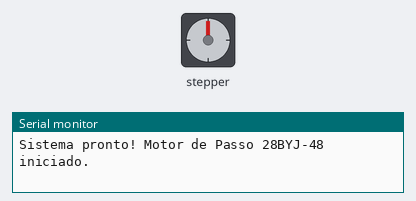
The sketch below on a simulated Arduino Uno, built with avr-gcc and run on an emulated ATmega328P. On the bench: stepper motor, the last lines printed to the serial monitor. Stepper angles assume 2048 steps per turn.

Above: at 0.05 s.
At 2.55 s:
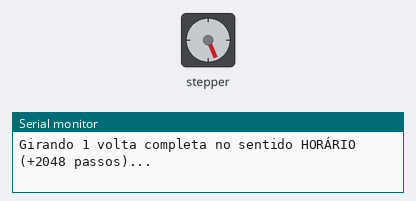
At 5.05 s:
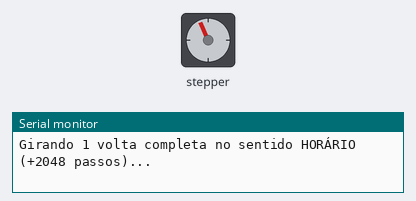
At 10.95 s:
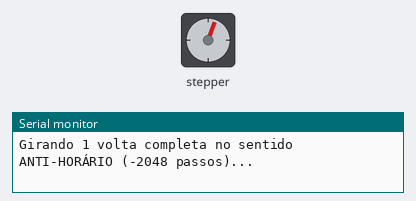
Timing chart, 0 to 15.7 s (numbered marks = the images above):
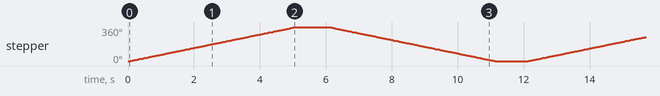

The sketch:

p47_motor_de_passo_de_precisao.ino
```cpp
/*
 * Projeto 47: Motor de Passo de Precisão
 * O que faz: Comanda o motor de passo 28BYJ-48 + driver ULN2003 dando 1 volta horária e 1 anti-horária.
 * Ligações: D8 (IN1), D9 (IN2), D10 (IN3), D11 (IN4), 5V (+), GND (-)
 * Bibliotecas: Stepper (Arduino)
 * Material: 80 Projetos Arduino
 */

#include <Stepper.h>

const byte PINO_IN1 = 8;  // Bobina 1 no driver ULN2003
const byte PINO_IN2 = 9;  // Bobina 2 no driver ULN2003
const byte PINO_IN3 = 10; // Bobina 3 no driver ULN2003
const byte PINO_IN4 = 11; // Bobina 4 no driver ULN2003

const int PASSOS_POR_VOLTA = 2048;
const int VELOCIDADE_RPM = 12; // AJUSTE AQUI: mantenha entre 5 e 15 RPM

// Importante: no 28BYJ-48 com a biblioteca Stepper, a ordem dos pinos no construtor é IN1, IN3, IN2, IN4!
Stepper motor(PASSOS_POR_VOLTA, PINO_IN1, PINO_IN3, PINO_IN2, PINO_IN4);

void setup() {
  Serial.begin(9600);
  motor.setSpeed(VELOCIDADE_RPM);
  Serial.println(F("Sistema pronto! Motor de Passo 28BYJ-48 iniciado."));
}

void loop() {
  Serial.println(F("Girando 1 volta completa no sentido HORÁRIO (+2048 passos)..."));
  motor.step(PASSOS_POR_VOLTA);
  delay(1000);

  Serial.println(F("Girando 1 volta completa no sentido ANTI-HORÁRIO (-2048 passos)..."));
  motor.step(-PASSOS_POR_VOLTA);
  delay(1000);
}
```

Measured:
- by itself, stepper: turns 360° clockwise in 5.0 s, then 360° counter-clockwise in 5.0 s, repeating every 12.1 s
